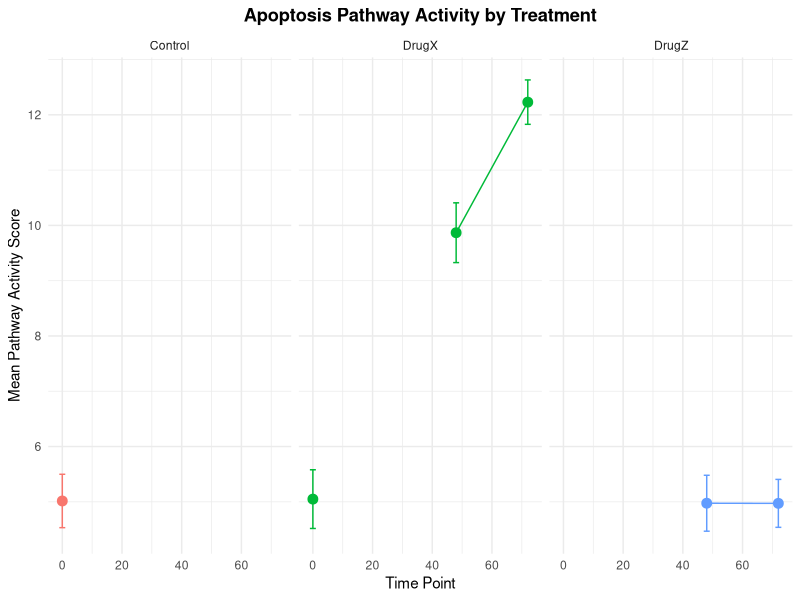
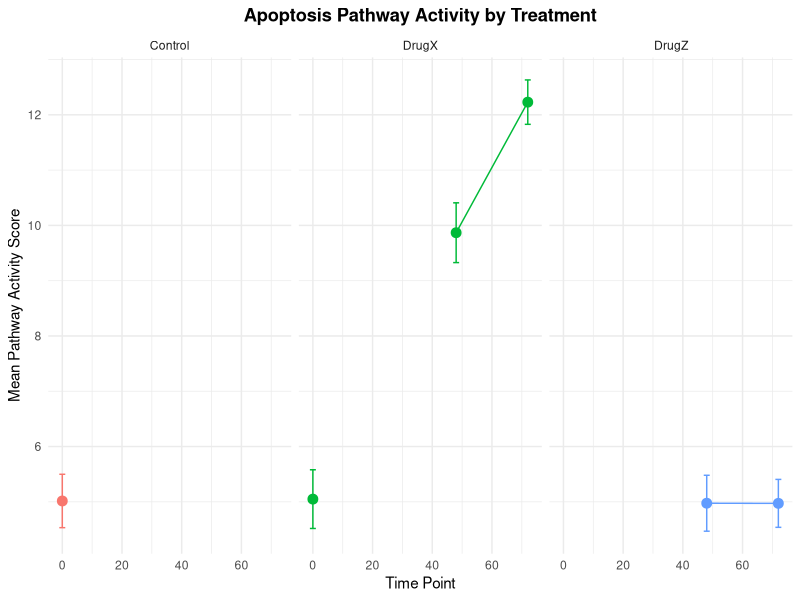

Write the R code that produced these figures, in order.
library(tidyverse)
library(ggrepel)

data <- read.csv("creative_viz_data.csv")

apoptosis_data <- data %>%
  filter(pathway == "Apoptosis") %>%
  group_by(treatment, time_point) %>%
  summarize(
    mean_score = mean(pathway_activity_score),
    sd_score = sd(pathway_activity_score)
  )

final_plot <- ggplot(apoptosis_data, aes(x = time_point, y = mean_score, color = treatment)) +
  geom_point(size = 3) +
  geom_errorbar(aes(ymin = mean_score - sd_score, ymax = mean_score + sd_score), width = 2) +
  geom_line(aes(group = treatment)) +
  facet_wrap(~treatment) +
  labs(
    x = "Time Point",
    y = "Mean Pathway Activity Score",
    title = "Apoptosis Pathway Activity by Treatment",
    color = "Treatment"
  ) +
  theme_minimal() +
  theme(
    legend.position = "none",
    plot.title = element_text(hjust = 0.5, face = "bold")
  )

ggsave("__OUTPUT_PNG_FILE__", plot = final_plot, width = 8, height = 6, dpi = 300)
ggsave("__OUTPUT_PDF_FILE__", plot = final_plot, width = 8, height = 6)